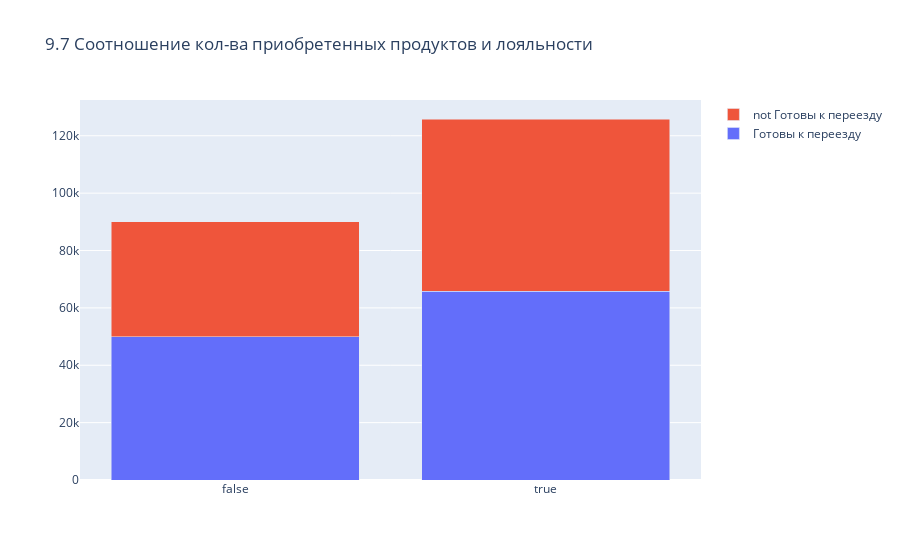

The cell this chart's notebook holds for it:
### Code cell
data70 = d2[d2['Готовность к переезду']].groupby(
    by='Готовность к командировкам',
    as_index=False
)['zp2'].median()

data71 = d2[d2['Готовность к переезду'] == False].groupby(
    by='Готовность к командировкам',
    as_index=False
)['zp2'].median()


fig = go.Figure(data = [go.Bar(x = data70['Готовность к командировкам'], y = data70['zp2'], name='Готовы к переезду'), go.Bar(x = data71['Готовность к командировкам'], y = data71['zp2'], name='not Готовы к переезду')] )

fig.update_layout(barmode='stack', title='9.7 Соотношение кол-ва приобретенных продуктов и лояльности' )
fig.show()

### Figure 1 — Plotly figure (JSON) as saved in the notebook; plotly's stock layout.template omitted (floating-point values rounded to 4 significant figures)
{"data": [{"name": "Готовы к переезду", "type": "bar", "x": [false, true], "y": [50000, 65850.0]}, {"name": "not Готовы к переезду", "type": "bar", "x": [false, true], "y": [40000, 60000]}], "layout": {"barmode": "stack", "title": {"text": "9.7 Соотношение кол-ва приобретенных продуктов и лояльности"}}}
